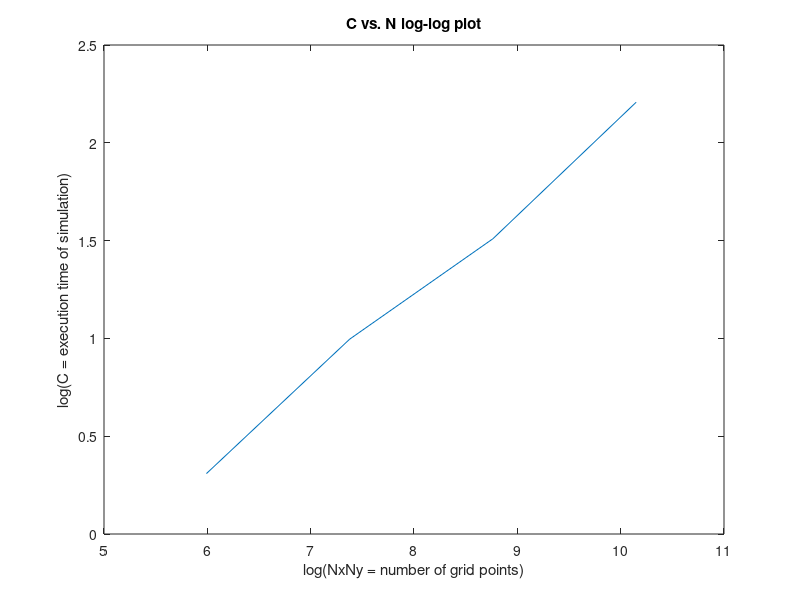

Write MATLAB code to recreate this figure.
gridN = [20, 40, 80, 160];
simTime = [1.362, 2.708, 4.525, 9.094];
gridNN = [400, 1600, 6400, 25600];
slopeEst = zeros(3);

for i = 1:3
       slope = (simTime(i+1) - simTime(i))/(gridNN(i+1) - gridNN(i));
       slopeEst(i) = slope;
end

alpha = mean(slopeEst, 'all')

figure
plot(log(gridNN), log(simTime))
title("C vs. N log-log plot")
xlabel("log(NxNy = number of grid points)")
ylabel("log(C = execution time of simulation)")
